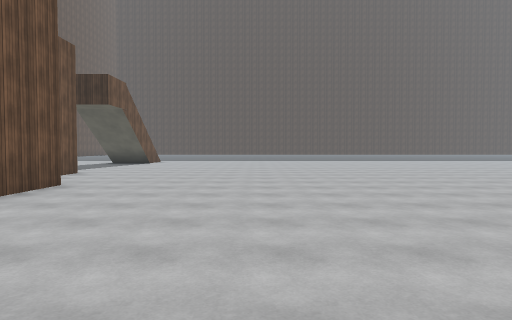
view 1 (above)

24 first-person views from a walk through a Unity game level. The camera is 1.5 m above the floor, tilts 2° down and sees 75° across. The floor is counted in squares, 2 m on a side. Each view is taken from the middle of a square. On the plan, view 1 faces up. The plan holds only what a view shows up to about 11 squares ahead; the rest is blank. The place goes on beyond the plan. The player is left out. Some animated figures are left out. Surface patterns are stand-ins for the level's own textures.

view 2
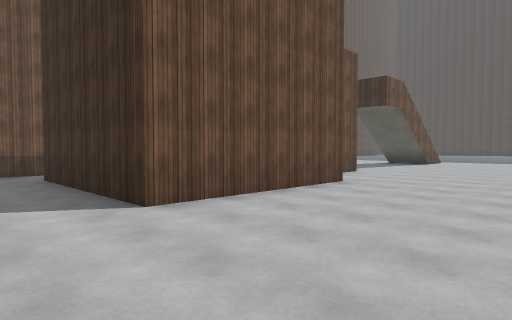

view 3
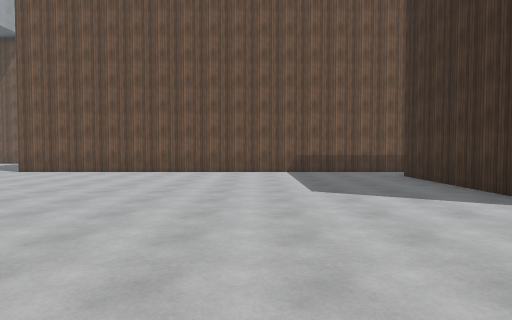

view 4
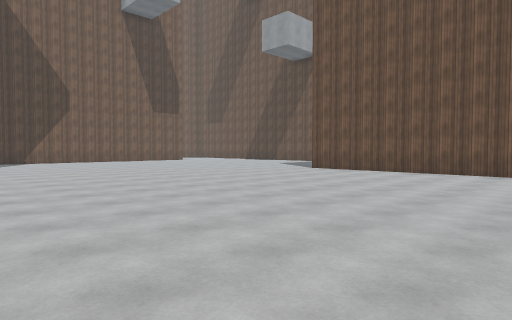

view 5
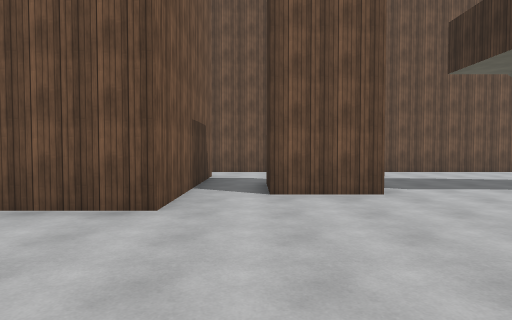

view 6
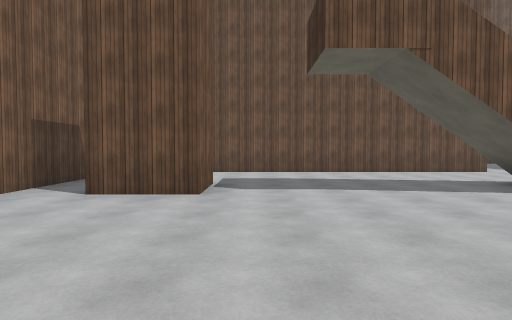

view 7
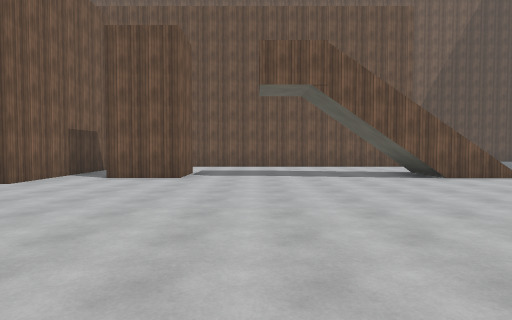

view 8
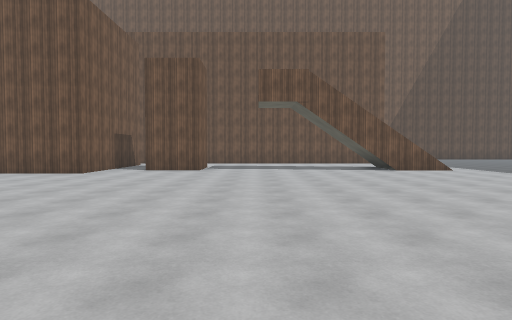

view 9
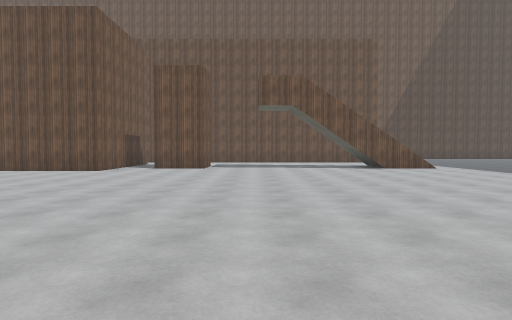

view 10
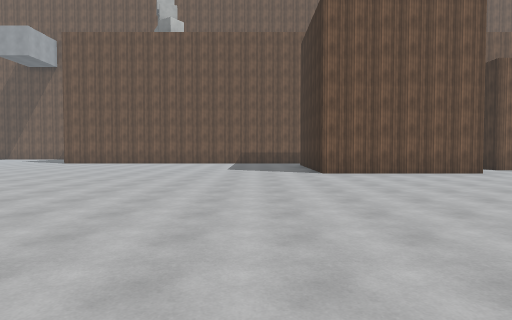

view 11
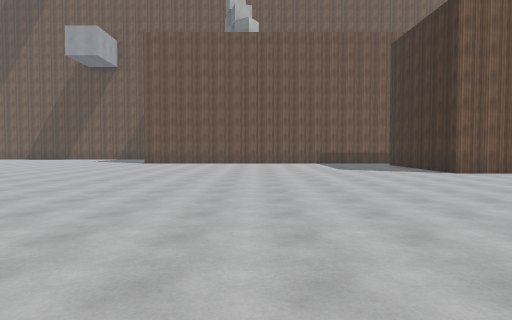

view 12
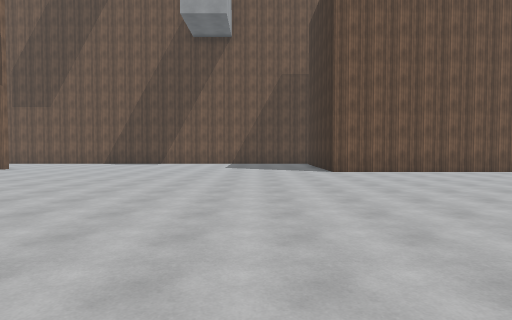

view 13
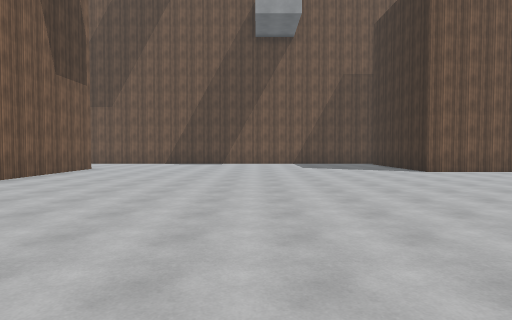

view 14
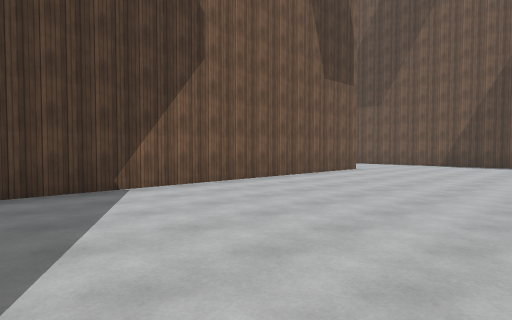

view 15
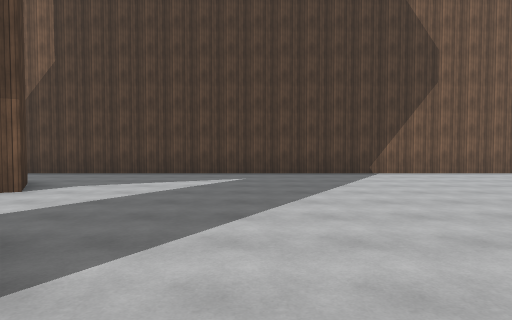

view 16
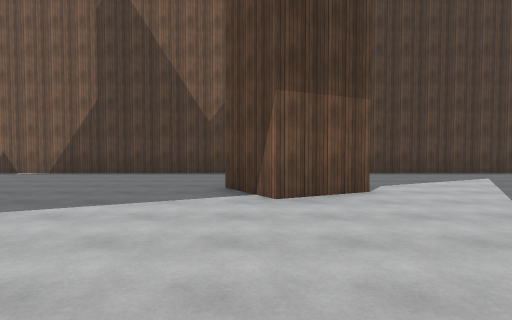

view 17
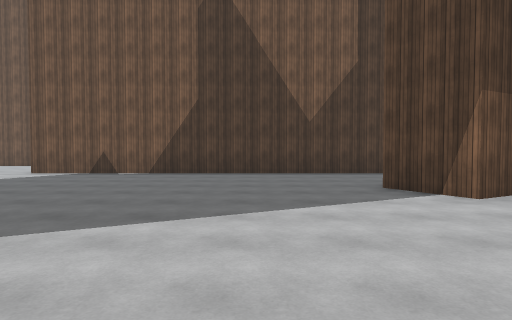

view 18
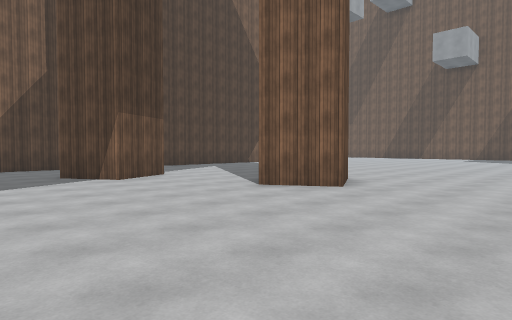

view 19
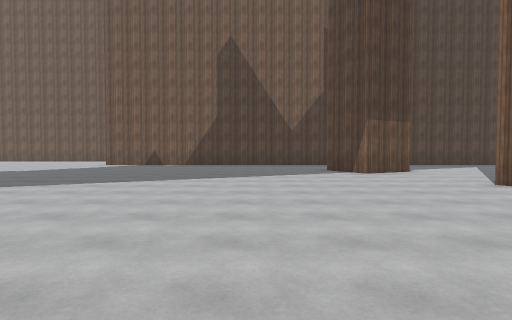

view 20
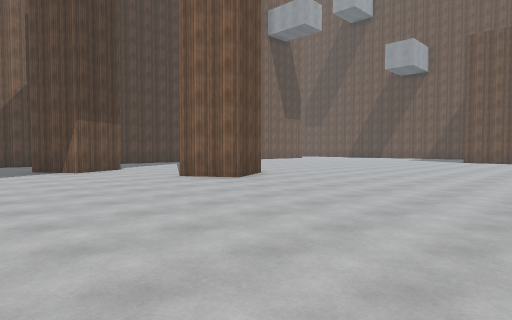

view 21
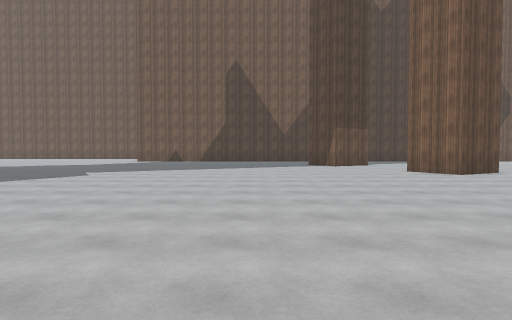

view 22
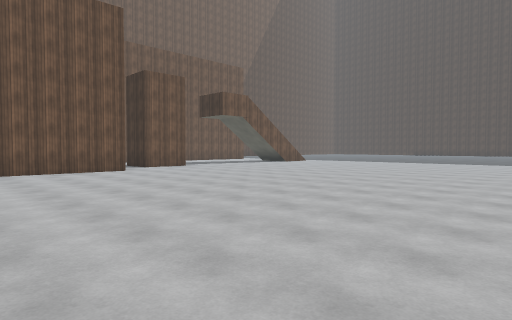

view 23
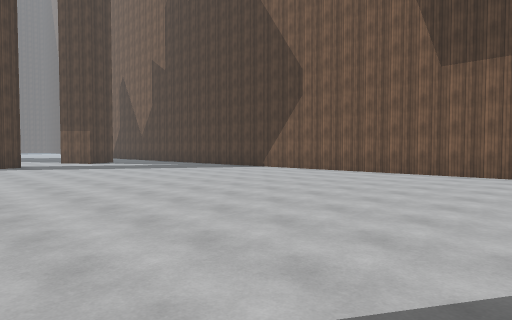

view 24
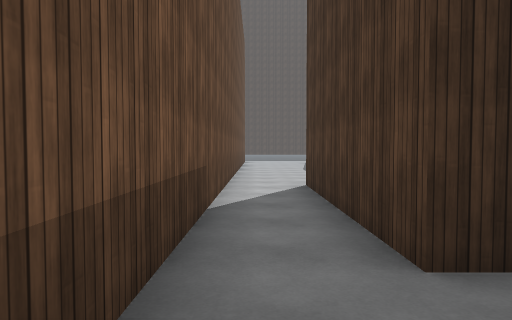

### Floor plan
Points are (right, up) in squares from view 1. A wall is a line through its corners. A room is listed if a view was taken in it or the views show most of it. See-through windows are left out.
Room 1 (views 1, 2, 3, 4, 5, 6, 7, 8, 9, 10, 11, 12, 13, 14, 15, 16, 17, 18, 19, 20, 21, 22, 23, 24)
walls: (-4, 2) (-9, 2) (-9, 6.8) (-4, 6.8) (-4, 2); (1.4, -12.3) (3.2, -11.4) (4.1, -12.9); (-7.1, 10.1) (-5.4, 10.1) (-5.4, 8.2) (-6.9, 8.2); (4.9, -18.2) (4, -16.7) (5.7, -15.9) (6.6, -17.4); (-11.8, -21) (15.5, -21); (-10.6, 18.4) (-10.6, -9.5) (-11.1, -9.5)

Where each view was taken, in squares from view 1:
view 1: 0 up, 0 right, facing up
view 2: 0 up, 0 right, facing up-left
view 3: 2 down, 0 right, facing left
view 4: 2 down, 0 right, facing down-left
view 5: 8 up, 0 right, facing left
view 6: 11 up, 0 right, facing left
view 7: 12 up, 3 right, facing left
view 8: 12 up, 6 right, facing left
view 9: 12 up, 7 right, facing left
view 10: 0 up, 6 right, facing left
view 11: 4 down, 6 right, facing left
view 12: 12 down, 0 right, facing left
view 13: 15 down, 0 right, facing left
view 14: 15 down, 1 left, facing down-left
view 15: 11 down, 0 right, facing down
view 16: 11 down, 6 right, facing down
view 17: 11 down, 9 right, facing down
view 18: 8 down, 9 right, facing down-left
view 19: 6 down, 9 right, facing down
view 20: 5 down, 9 right, facing down-left
view 21: 2 down, 9 right, facing down
view 22: 2 up, 7 right, facing up-left
view 23: 11 down, 13 left, facing down-right
view 24: 0 up, 10 left, facing up
